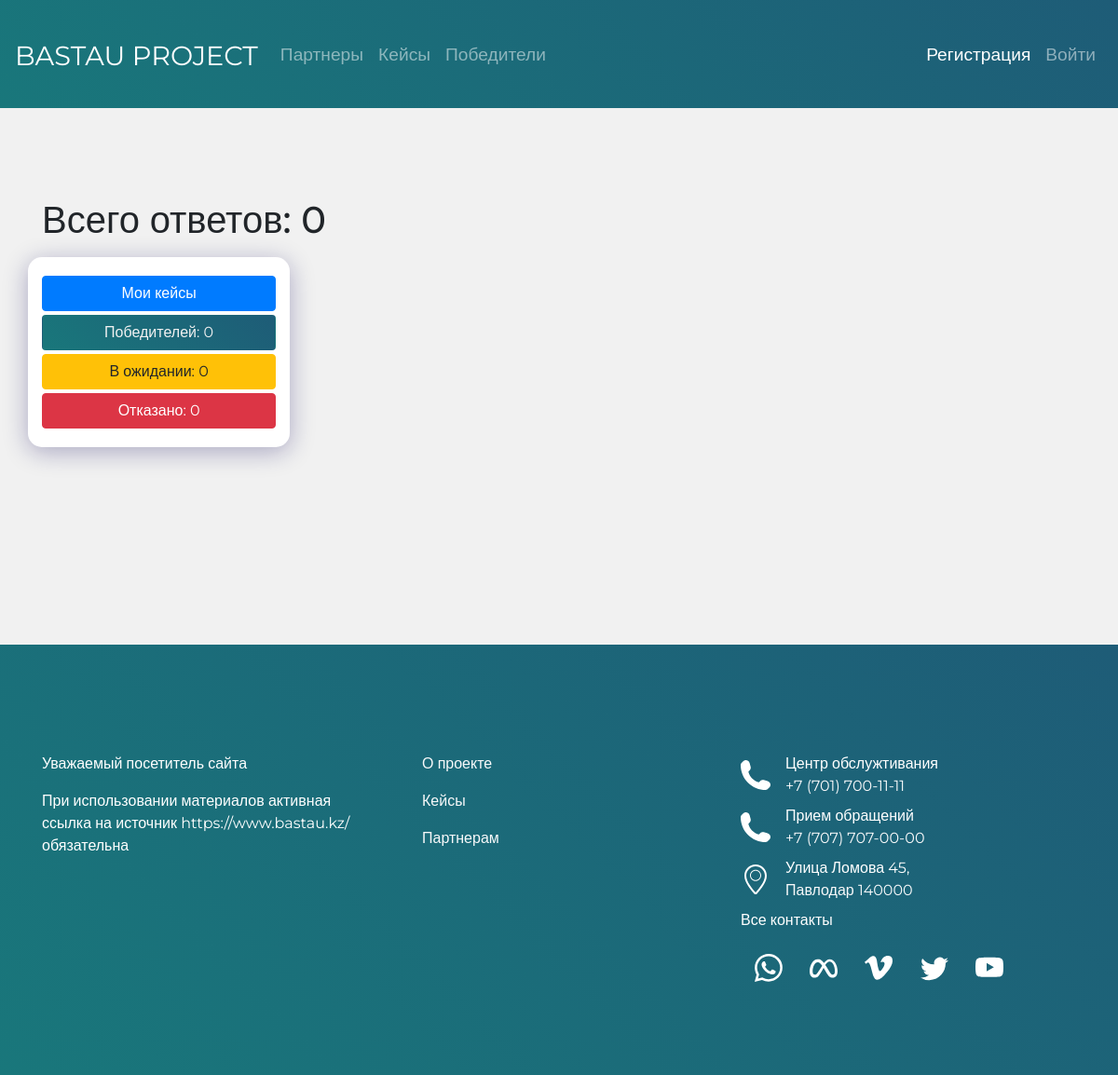
The page /mycases/answers/23 on the database as committed earlier.
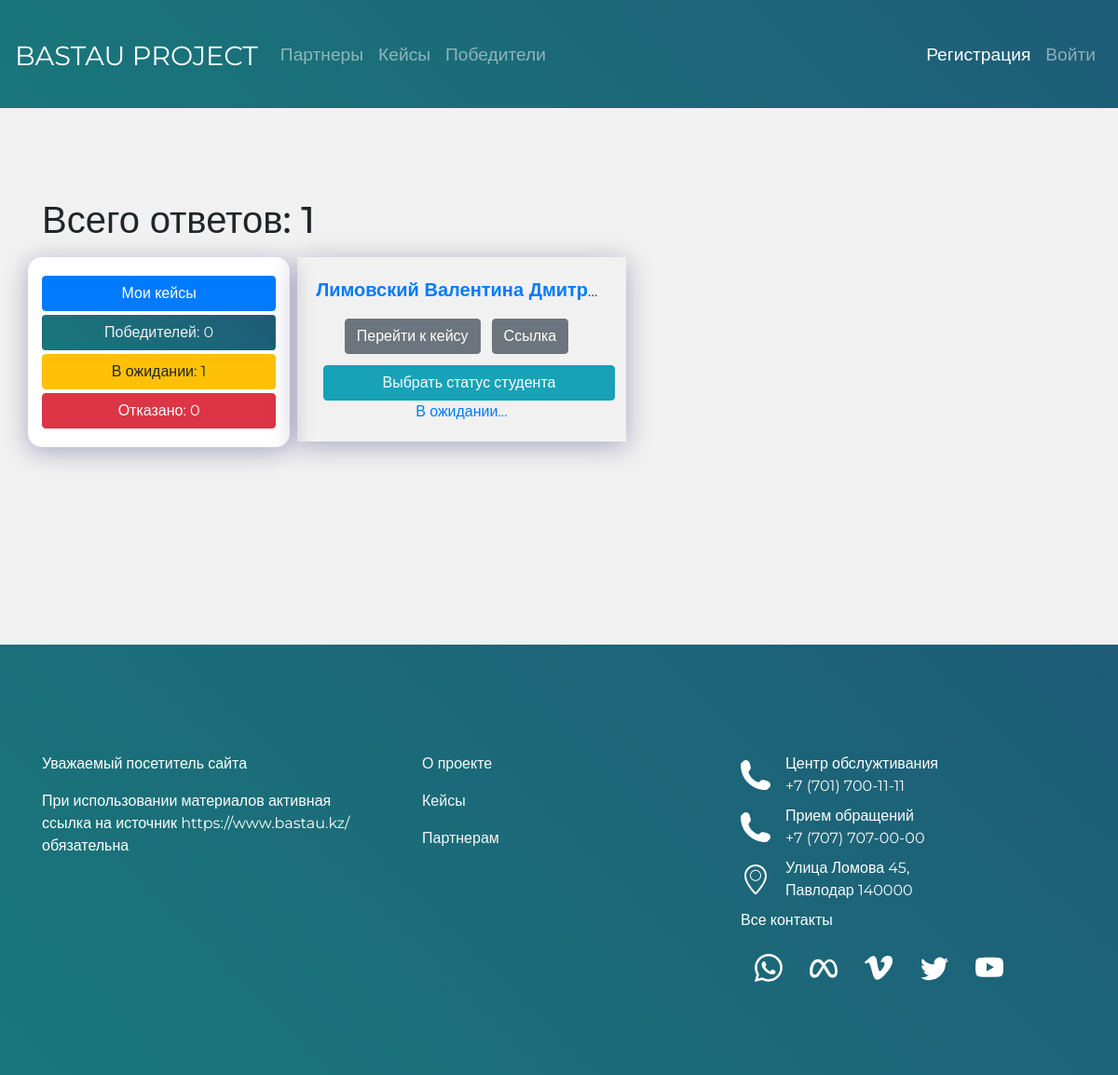
The same page on the database as committed later.
### BastauApp/models.py (models this page shows, shortened)
class Answer(models.Model):
    Url = models.URLField(verbose_name='Ссылка на ответ')
    File = models.FileField(verbose_name='Файл', upload_to = "file",blank=True)
    id_case = models.ForeignKey(Case, verbose_name="Кейс", on_delete=models.CASCADE,blank=True,related_name='cases')
    id_student = models.OneToOneField(Student, verbose_name="Студент", on_delete=models.CASCADE,blank=True)
    status = models.CharField(max_length=50, choices=STATUS, default=STATUS[0],verbose_name='Статус')
    class Meta:
        verbose_name = "Ответ"
        verbose_name_plural = "Ответы"

class Student(models.Model):
    user = models.OneToOneField(User, verbose_name='id', on_delete=models.CASCADE, primary_key=True)
    Fio = models.CharField(max_length=100, blank=True, verbose_name='ФИО')
    EDUCATION = [
        ('Высшее', 'Высшее'), ('ср-спе', 'Среднее-специальное'), ('среднее', 'Среднее')
    ]
    COURSE = [
        ('1', '1'),
        ('2', '2'),
        ('3','3'),
        ('4','4'),
        ('5','5'),
        ('6','6'),
    ]
    Educational_institution = models.CharField(max_length=50, verbose_name='Место учебы')
    age = models.CharField(max_length=2,verbose_name='возраст')
    region = models.CharField(max_length=50, choices=REGIONS, default=REGIONS[0], verbose_name='Регион')
    Direction_of_study = models.CharField(max_length=50, verbose_name='Специальность')
    Education = models.CharField(max_length=50, verbose_name='Образование', choices=EDUCATION, default=EDUCATION[0])
    class Meta:
        verbose_name = "Студент"
        verbose_name_plural = "Студенты"
    def __str__(self):
        return self.Fio

### BastauApp/views.py (the view)
# urls.py: path('mycases/answers/<case_id>', views.ShowAnswer, name='show_answer'),
def ShowAnswer(request, case_id):
    context = {}
    context["data"] = Case.objects.get(pk=case_id)
    context["menu"] = menu
    context['answer_victory'] = Answer.objects.filter(id_case=case_id, status='Победа').count()
    context['answer_waiting'] = Answer.objects.filter(id_case=case_id, status='Ожидание').count()
    context['all_answer'] = Answer.objects.filter(id_case=case_id).count()
    context['answer_defeat'] = Answer.objects.filter(id_case=case_id, status='Отказ').count()
    return render(request,'showanswer.html', context)

### BastauApp/templates/showanswer.html (shortened to what this page needs)
{% extends 'base.html' %}
  {% block content %}
<br><br><br><br>
 <div class="container">
     <h1 class="mb-3 hidden">Всего ответов: {{all_answer}}</h1>
     <div class="row align-items-start ">
         <div class="col-lg-3 mr-2 main-cases__item cases_public case">
                <a href='{% url "mycases" %}'><button class="btn btn-block btn-primary"> Мои кейсы</button></a>
                <button class="btn btn-block btn-gradient mt-1">Победителей: {{answer_victory}}</button>
                <button class="btn btn-block btn-warning mt-1">В ожидании: {{answer_waiting}} </button>
                <button class="btn btn-block btn-danger mt-1">Отказано: {{answer_defeat}} </button>
         </div>
         <div class="col-lg-8">
             <div class="row ">
{% for item in data.cases.all %}
         <div class="col-lg-6 mb-2">
             <div class="row ">
         <div class="main-cases__item hidden">
            <span class="case__title">
              <a href="{% url 'detail_student' item.id_student_id %}">{{item.id_student}}</a>
            </span>
                    <div class="row d-flex justify-content-center">
                        <a href="{% url 'detail_case' item.id_case_id %}"><button class="btn btn-secondary mr-1 ml-2 mb-1">Перейти к кейсу</button></a>
                        <a href="{{item.Url}}"><button class="btn btn-secondary mr-1 ml-2">Ссылка</button></a>
                    </div>
             <div class="text-center"><a href="{% url 'updatewinner' item.id %}"><button class="btn btn-info mr-1 ml-2 btn-block mt-2">Выбрать статус студента</button></a></div>
             <div class="text-center">
                         {%if item.status == 'Отказ'%}
                         <div class="text-danger">Отказано</div>
                         {%elif item.status == 'Победа'%}
                         <div class="text-success">Победитель</div>
                         {%else%}
                         <div class="text-primary">В ожидании...</div>
                         {%endif%}
             </div>
         </div>
                </div>
         </div>
                 {% endfor %}
     <br>
             </div>
         </div>
     </div>
 </div>
  {% endblock %}

Rows that differ between the two databases and show on the page:
added Answer: id_student "Лимовский Валентина Дмитр…", status "В ожидании..."
Other text that changed with them:
{{ all_answer }}: "0" → "1"
{{ answer_waiting }}: "0" → "1"
